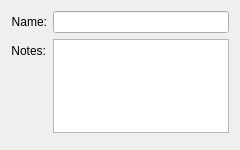
<?xml version="1.0" encoding="UTF-8"?>
<ui version="4.0">
 <class>ParameterDialog</class>
 <widget class="QDialog" name="ParameterDialog">
  <property name="windowModality">
   <enum>Qt::ApplicationModal</enum>
  </property>
  <property name="geometry">
   <rect>
    <x>0</x>
    <y>0</y>
    <width>240</width>
    <height>150</height>
   </rect>
  </property>
  <property name="windowTitle">
   <string>Dialog</string>
  </property>
  <property name="modal">
   <bool>true</bool>
  </property>
  <layout class="QGridLayout" name="dialog_layout_grid">
   <item row="0" column="0">
    <layout class="QVBoxLayout" name="dialog_layout_vertical">
     <property name="leftMargin">
      <number>0</number>
     </property>
     <property name="topMargin">
      <number>0</number>
     </property>
     <property name="rightMargin">
      <number>0</number>
     </property>
     <property name="bottomMargin">
      <number>0</number>
     </property>
     <item>
      <layout class="QFormLayout" name="dialog_layout_form">
       <item row="0" column="0">
        <widget class="QLabel" name="label_name">
         <property name="text">
          <string>Name:</string>
         </property>
         <property name="alignment">
          <set>Qt::AlignRight|Qt::AlignTrailing|Qt::AlignVCenter</set>
         </property>
        </widget>
       </item>
       <item row="1" column="0">
        <widget class="QLabel" name="label_notes">
         <property name="text">
          <string>Notes:</string>
         </property>
         <property name="alignment">
          <set>Qt::AlignRight|Qt::AlignTrailing|Qt::AlignVCenter</set>
         </property>
        </widget>
       </item>
       <item row="0" column="1">
        <widget class="QLineEdit" name="line_edit_name"/>
       </item>
       <item row="1" column="1">
        <widget class="QTextEdit" name="text_edit_notes"/>
       </item>
      </layout>
     </item>
     <item>
      <widget class="QDialogButtonBox" name="dialog_button_box">
       <property name="orientation">
        <enum>Qt::Horizontal</enum>
       </property>
       <property name="standardButtons">
        <set>QDialogButtonBox::NoButton</set>
       </property>
       <property name="centerButtons">
        <bool>true</bool>
       </property>
      </widget>
     </item>
    </layout>
   </item>
  </layout>
 </widget>
 <resources/>
 <connections>
  <connection>
   <sender>dialog_button_box</sender>
   <signal>accepted()</signal>
   <receiver>ParameterDialog</receiver>
   <slot>accept()</slot>
   <hints>
    <hint type="sourcelabel">
     <x>248</x>
     <y>254</y>
    </hint>
    <hint type="destinationlabel">
     <x>157</x>
     <y>274</y>
    </hint>
   </hints>
  </connection>
  <connection>
   <sender>dialog_button_box</sender>
   <signal>rejected()</signal>
   <receiver>ParameterDialog</receiver>
   <slot>reject()</slot>
   <hints>
    <hint type="sourcelabel">
     <x>316</x>
     <y>260</y>
    </hint>
    <hint type="destinationlabel">
     <x>286</x>
     <y>274</y>
    </hint>
   </hints>
  </connection>
 </connections>
</ui>
